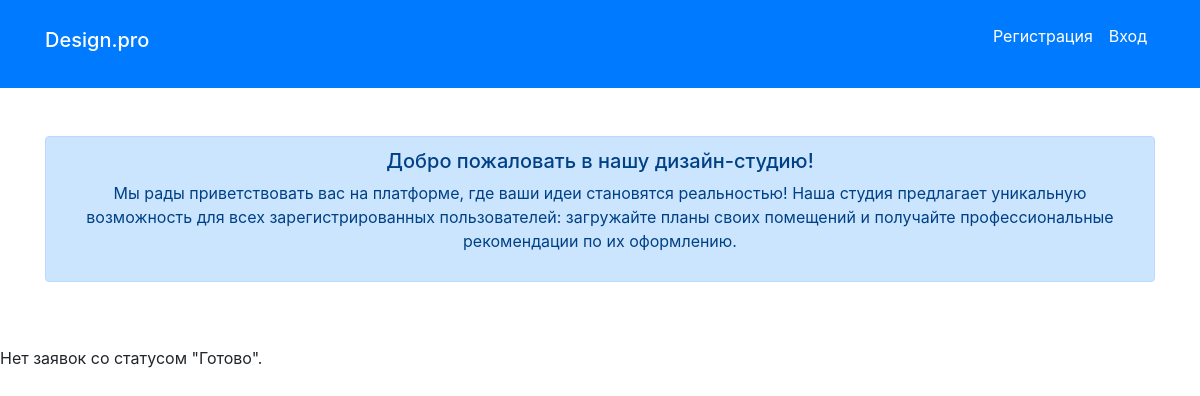
Page /catalog/ on the earlier database version.
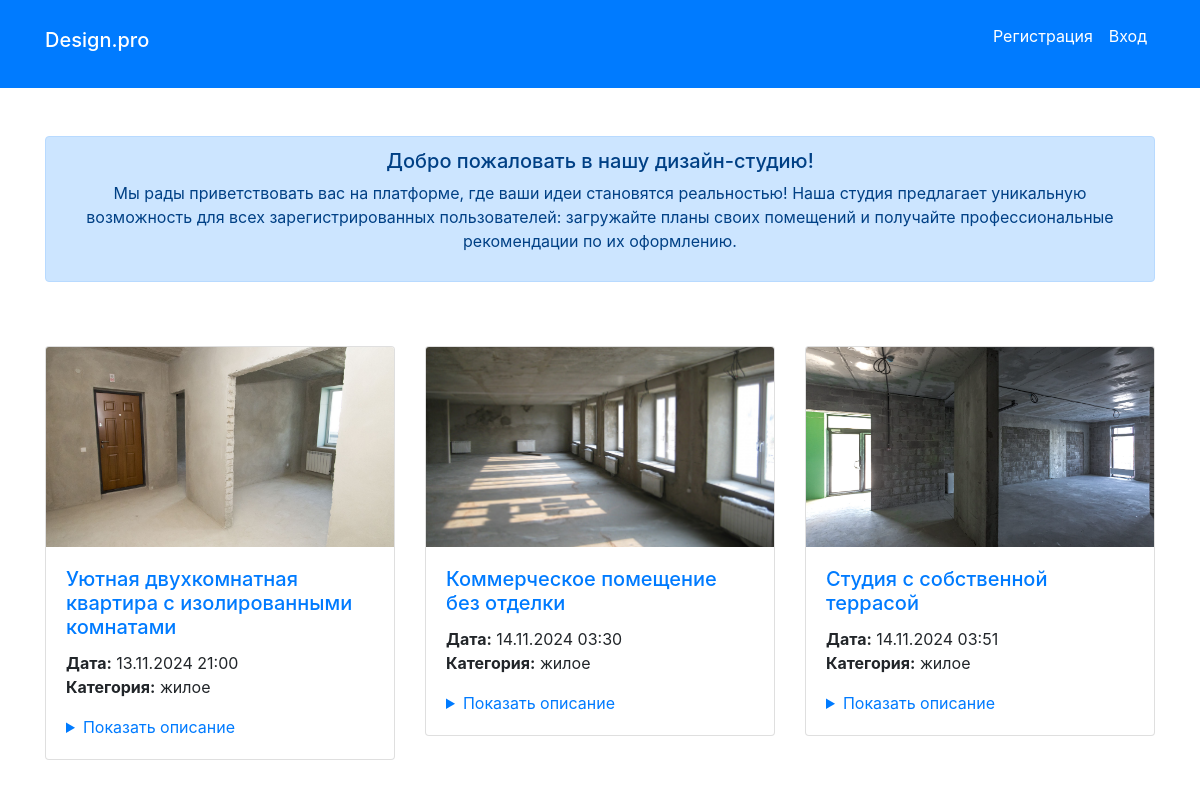
Same page on the later database version.
### catalog/models.py (models this page shows, shortened)
class Application(models.Model):
    STATUS_CHOICES = [
        ('new', 'Новая'),
        ('work', 'Принято в работу'),
        ('done', 'Выполнено'),
    ]
    title = models.CharField(max_length=200)
    description = models.TextField()
    category = models.ForeignKey(Category, on_delete=models.CASCADE)
    photo = models.ImageField(upload_to='photos/', max_length=200)
    created_at = models.DateTimeField(auto_now_add=True)
    status = models.CharField(max_length=10, choices=STATUS_CHOICES, default='new')

class Category(models.Model):
    name = models.CharField(max_length=100)
    def __str__(self):
        return self.name

### catalog/views.py (the view, shortened to what this page needs)
# urls.py: path('', IndexView.as_view(), name='index'),  # Главная страница
class IndexView(View):
    def get(self, request):
        applications = Application.objects.filter(status='done')
        form = ApplicationForm()  # Создаем экземпляр формы
        return render(request, 'index.html', {'applications': applications, 'form': form})

### catalog/templates/index.html (shortened to what this page needs)
{% extends "basic.html" %}
{% load bootstrap4 %}
{% load static %}
{% block content %}
    <div class="container my-5">
        <div class="row">
            <div class="col-md-12 text-center">
                <div class="alert alert-primary" role="alert">
                    <h5 class="alert-heading">Добро пожаловать в нашу дизайн-студию!</h5>
                    <p>Мы рады приветствовать вас на платформе, где ваши идеи становятся реальностью! Наша студия предлагает уникальную возможность для всех зарегистрированных пользователей: загружайте планы своих помещений и получайте профессиональные рекомендации по их оформлению.</p>
                </div>
            </div>
        </div>
    </div>
    {% if applications %}
        <div class="container">
            <div class="row">
                {% for application in applications %}
                    <div class="col-md-4 mb-4">
                        <div class="card">
                            {% if application.photo %}
                                <img src="{{ application.photo.url }}" alt="{{ application.title }}" class="card-img-top" style="max-height: 200px; object-fit: cover;">
                            {% endif %}
                            <div class="card-body d-flex flex-column">
                                <h5 class="card-title">
                                    <a href="{{ application.get_absolute_url }}">{{ application.title }}</a>
                                </h5>
                                <p class="card-text">
                                    <strong>Дата:</strong> {{ application.created_at|date:"d.m.Y H:i" }}<br>
                                    <strong>Категория:</strong> {{ application.category }}<br>
                                </p>
                                <details style="margin-top: auto;">
                                    <summary style="cursor: pointer; color: #007bff; padding: 0; margin: 0;">
                                        Показать описание
                                    </summary>
                                </details>
                            </div>
                        </div>
                    </div>
                {% endfor %}
            </div>
        </div>
    {% else %}
        <p>Нет заявок со статусом "Готово".</p>
    {% endif %}
{% endblock %}

### catalog/templates/basic.html (shortened to what this page needs)
{% load bootstrap4 %}
{% load static %}
<!doctype html>
<html lang="ru">
<head>
    {% bootstrap_css %}
    <link rel="stylesheet" href="{% static 'css/style.css' %}" />
</head>
<body>
    <header class="bg-primary text-white p-3">
        <div class="container d-flex justify-content-between align-items-center">
            <h1 class="h5">Design.pro</h1>
            <div class="d-flex">
                {% if user.is_authenticated %}
                    <div class="nav-item dropdown">
                        <a class="nav-link dropdown-toggle text-white" href="#" data-toggle="dropdown" aria-haspopup="true" aria-expanded="false">Профиль</a>
                        <div class="dropdown-menu">
                            <a class="dropdown-item" href="#"></a>
                            <a class="dropdown-item" href="#"></a>
                            <a class="dropdown-item" href="#"></a>
                            <div class="dropdown-divider"></div>
                            <form method="post" action="{% url 'logout' %}">
                                {% csrf_token %}
                                <button type="submit" class="dropdown-item">Выйти</button>
                            </form>
                        </div>
                    </div>
                {% else %}
                    <p class="p-2 text-dark"><a href="{% url 'register' %}" class="text-white">Регистрация</a></p>
                    <p class="p-2 text-dark"><a href="{% url 'login' %}" class="text-white">Вход</a></p>
                {% endif %}
            </div>
        </div>
    </header>
    {% block content %}{% endblock %}
</body>
</html>

Differences in the rows shown:
added Application: photo (picture), title "Уютная двухкомнатная квартира с изолированными комнатами", created_at "13.11.2024 21:00", category "жилое"
added Application: photo (picture), title "Коммерческое помещение без отделки", created_at "14.11.2024 03:30", category "жилое"
added Application: photo (picture), title "Студия с собственной террасой", created_at "14.11.2024 03:51", category "жилое"
Other differences:
text no longer shown: "Нет заявок со статусом \"Готово\"."
